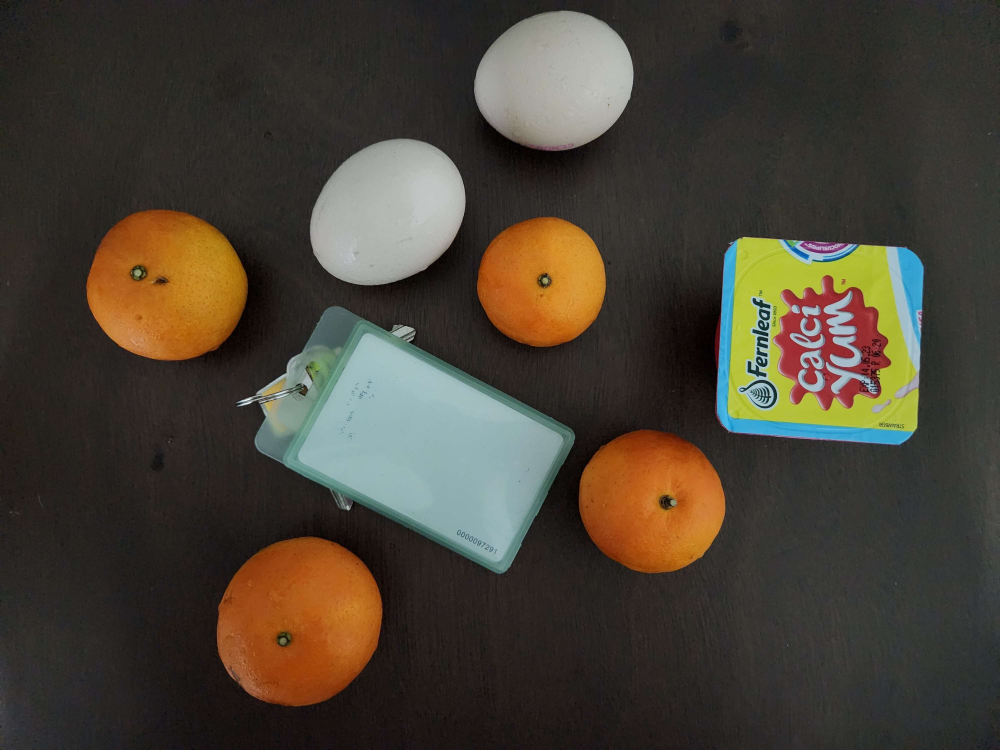
#> input picture image9.jpg, 4000 x 3000 px (shown at 1/4 size)
$ python feature_match_ass.py
#> lines starting #> are read from the running program, lines starting #| are printed output that depends on the picture; long printed decimals are rounded
import numpy as np
import cv2

# Read the image file
img = cv2.imread("image9.jpg")
#> img is the input picture: shape (3000, 4000, 3); mean B, G, R 53.1, 64.6, 72
orange = cv2.imread("orange.jpg")
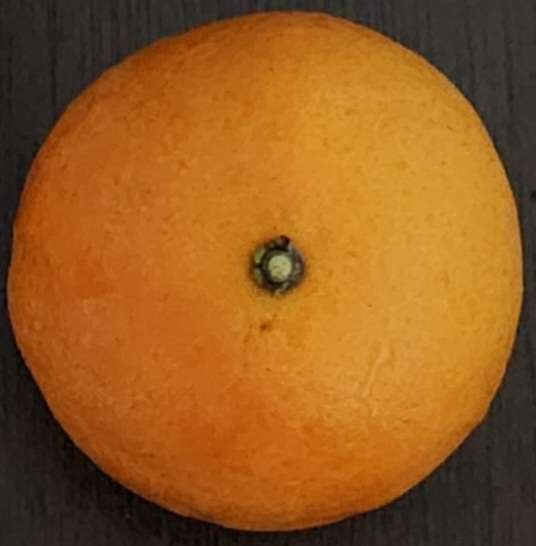
#> input picture orange.jpg, 536 x 546 px
#> orange is the input picture: shape (546, 536, 3); mean B, G, R 32, 90.5, 148.2
# cv2.imshow("Original Image", img)
# cv2.imshow("Orange", orange)
# Reduce size of output to 10% with preserve aspect ratio
img = cv2.resize(img, None, fx=0.1, fy=0.1)
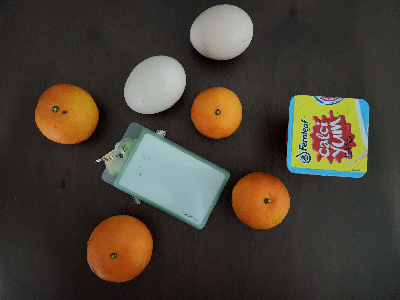
#> img: shape (300, 400, 3); mean B, G, R 53.2, 64.7, 72.1
orange = cv2.resize(orange, None, fx=0.1, fy=0.1)
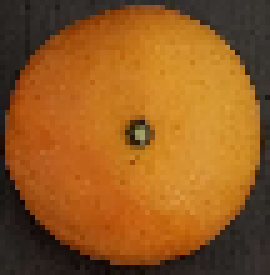
#> orange: shape (55, 54, 3) (shown 5 times larger); mean B, G, R 32.2, 89.9, 146.8

#
result = cv2.matchTemplate(img, orange, cv2.TM_CCOEFF_NORMED)
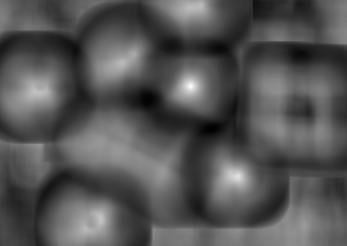
#> result: shape (246, 347) float32; min -0.473, max 0.985, mean 0.0122; drawn with min black and max white
min_val, max_val, min_loc, max_loc = cv2.minMaxLoc(result)
#> min_val = -0.473; max_val = 0.985; min_loc = (212, 128); max_loc = (190, 86)

print(max_val)
#| 0.9853
print(max_loc)
#| (190, 86)

w = orange.shape[1]
#> w = 54
h = orange.shape[0]
#> h = 55
#cv2.rectangle(img, max_loc, (max_loc[0] + w, max_loc[1] + h), (0,255,255),2)

threshold = .6
yloc, xloc = np.where(result>=threshold)
#> yloc = 385 values from 6 to 223; xloc = 385 values, max 242 at index 253, min 32 at index 136, mean 188.1
print(len(xloc))
#| 385

# for (x,y) in zip(xloc, yloc):
#     cv2.rectangle(img, (x,y), (x+w,y+h),(0,255,255),1)

cv2.imshow("Result", result)
cv2.imshow("Resized Image", img)
cv2.imshow("Resized Orange", orange)
cv2.waitKey(0)
